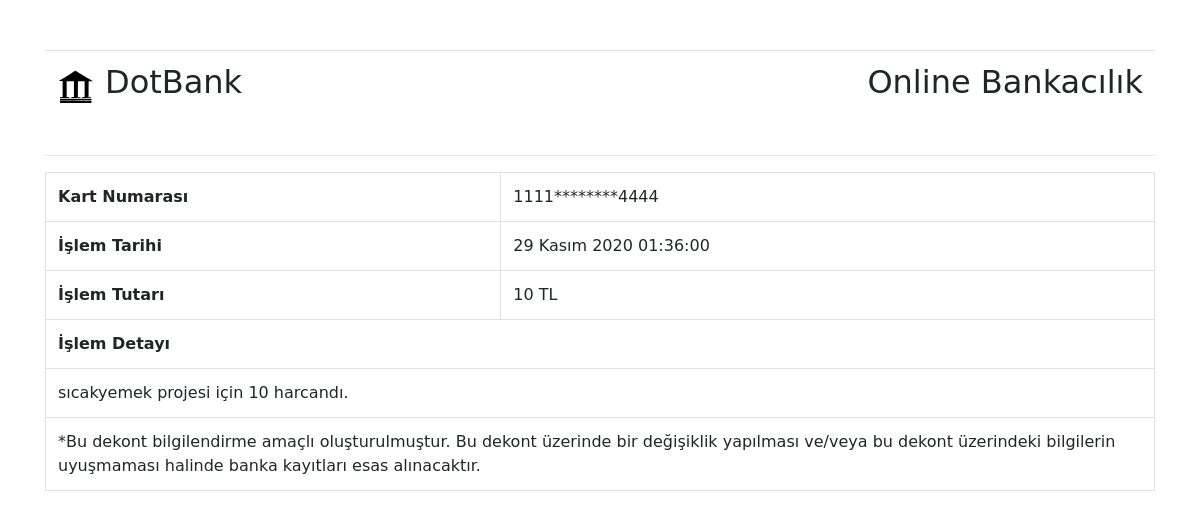
Before: /receipt/html/1/ with the older database file.
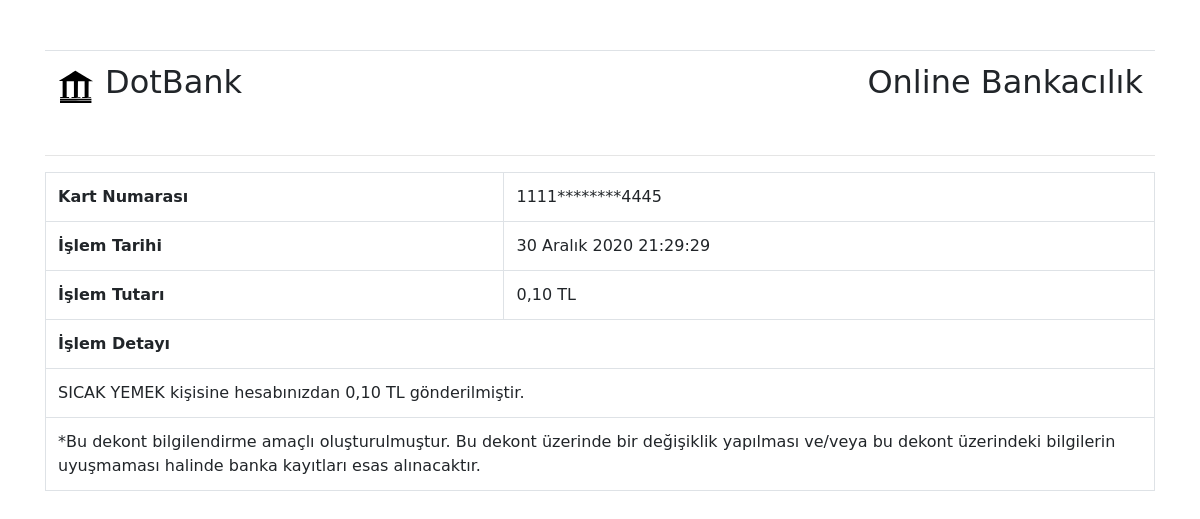
After: the same page with the newer database file.
### model/__init__.py (models this page shows)
class Receipt(db.Model):
    id = db.Column(db.Integer, primary_key=True, unique=True, autoincrement=True)
    senderid = db.Column(db.Integer)
    receiverid = db.Column(db.Integer)
    amount = db.Column(db.Integer)
    detail = db.Column(db.Text)
    processdate = db.Column(db.Text, default=getdate())

### controller/homeController.py (the view)
@home.route("/receipt/html/<int:id>/")
def receipthtml2(id):
    receipt = receiptEvents.view(id)
    data = {
        "cardnumber": receiptEvents.hidecardnumber(carnumber=cardEvents.viewuser(userid=receipt.senderid).cardnumber),
        "processdate": receipt.processdate,
        "processdetail": receipt.detail,
        "amount": receipt.amount
    }
    if data:
        return render_template("receiptpdftemplate.html", data=data)
    else:
        return "Not found receipt data."

### model/cardEvents.py (called while the page is built)
def viewuser(userid): return Card.query.filter_by(userid=userid).first()

### model/receiptEvents.py (called while the page is built)
def view(id): return Receipt.query.get(id)

def hidecardnumber(carnumber):
    return carnumber[0] + carnumber[1] + carnumber[2] + carnumber[3] + "********" + carnumber[12] + carnumber[13] + \
        carnumber[14] + carnumber[15]

### templates/receiptpdftemplate.html (shortened to what this page needs)
<!DOCTYPE html>
<html lang="tr"><head>
    <link rel="stylesheet" href="https://maxcdn.bootstrapcdn.com/bootstrap/4.0.0/css/bootstrap.min.css" />
</head>
<body>
  <div class="container">
    <div class="row" style="padding-top: 50px;">
      <div class="col-md-12">
          <table class="table" style="padding: 0px;">
              <tbody>
                  <tr>
                      <td>
                          <img src="{{url_for('static', filename='img/bank.svg')}}" style="float: left; padding-right: 10px; height: 48px; width: 48px" />
                          <h2>DotBank</h2>
                      </td>
                      <td class="text-right"><h2>Online Bankacılık</h2></td>
                  </tr>
              </tbody>
          </table>
      </div>
    </div>
    <hr/>
    <div class="row">
        <div class="col-md-12">
              <table class="table table-bordered" style="border: 1px solid black;">
                <tbody>
                  <tr>
                    <td class="font-weight-bold">Kart Numarası</td><td>{{ data.cardnumber }}</td>
                  </tr>
                  <tr>
                    <td class="font-weight-bold">İşlem Tarihi</td><td>{{ data.processdate }}</td>
                  </tr>
                  <tr>
                    <td class="font-weight-bold">İşlem Tutarı</td><td>{{ data.amount | safe }} TL</td>
                  </tr>
                  <tr>
                    <td class="font-weight-bold" colspan="2">İşlem Detayı</td>
                  </tr>
                  <tr>
                    <td colspan="2">{{ data.processdetail }}</td>
                  </tr>
                  <tr>
                    <td colspan="2">*Bu dekont bilgilendirme amaçlı oluşturulmuştur. Bu dekont üzerinde bir değişiklik yapılması ve/veya bu dekont üzerindeki bilgilerin uyuşmaması halinde banka kayıtları esas alınacaktır.</td>
                  </tr>
                </tbody>
              </table>
        </div>
    </div>
</div>
</body>
</html>

Changed rows visible on the page:
changed Receipt: processdate "29 Kasım 2020 01:36:00" → "30 Aralık 2020 21:29:29"; amount (not shown) → "0,10"; processdetail "sıcakyemek projesi için 10 harcandı." → "SICAK YEMEK kişisine hesabınızdan 0,10 TL gönderilmiştir."
Other visible differences:
{{ data.cardnumber }}: "1111********4444" → "1111********4445"
{{ data.amount | safe }}: "10" → (not shown)
